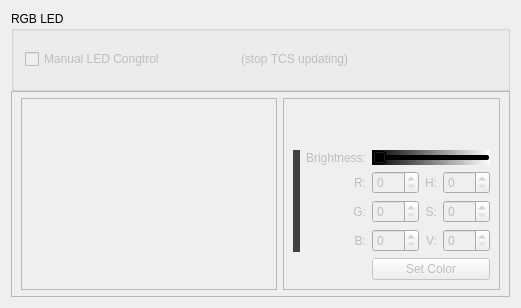
      <widget class="QWidget" name="tabLED">
       <attribute name="title">
        <string>LED</string>
       </attribute>
       <layout class="QVBoxLayout" name="verticalLayout_11">
        <property name="spacing">
         <number>0</number>
        </property>
        <item>
         <widget class="QGroupBox" name="groupBoxLED">
          <property name="sizePolicy">
           <sizepolicy hsizetype="Preferred" vsizetype="Fixed">
            <horstretch>0</horstretch>
            <verstretch>0</verstretch>
           </sizepolicy>
          </property>
          <property name="minimumSize">
           <size>
            <width>0</width>
            <height>80</height>
           </size>
          </property>
          <property name="maximumSize">
           <size>
            <width>16777215</width>
            <height>80</height>
           </size>
          </property>
          <property name="title">
           <string>RGB LED</string>
          </property>
          <widget class="QCheckBox" name="checkBoxLED_Control">
           <property name="enabled">
            <bool>false</bool>
           </property>
           <property name="geometry">
            <rect>
             <x>14</x>
             <y>28</y>
             <width>201</width>
             <height>40</height>
            </rect>
           </property>
           <property name="text">
            <string>Manual LED Congtrol</string>
           </property>
           <property name="iconSize">
            <size>
             <width>32</width>
             <height>32</height>
            </size>
           </property>
           <property name="checkable">
            <bool>false</bool>
           </property>
           <property name="tristate">
            <bool>true</bool>
           </property>
          </widget>
          <widget class="QLabel" name="label_12">
           <property name="enabled">
            <bool>false</bool>
           </property>
           <property name="geometry">
            <rect>
             <x>230</x>
             <y>30</y>
             <width>261</width>
             <height>36</height>
            </rect>
           </property>
           <property name="text">
            <string>(stop TCS updating)</string>
           </property>
          </widget>
         </widget>
        </item>
        <item>
         <widget class="QFrame" name="frameLED">
          <property name="enabled">
           <bool>false</bool>
          </property>
          <property name="styleSheet">
           <string notr="true"/>
          </property>
          <property name="frameShape">
           <enum>QFrame::StyledPanel</enum>
          </property>
          <property name="frameShadow">
           <enum>QFrame::Raised</enum>
          </property>
          <layout class="QHBoxLayout" name="horizontalLayout_9">
           <property name="topMargin">
            <number>6</number>
           </property>
           <property name="bottomMargin">
            <number>6</number>
           </property>
           <item>
            <widget class="QGraphicsView" name="graphicsView">
             <property name="sizePolicy">
              <sizepolicy hsizetype="Maximum" vsizetype="Expanding">
               <horstretch>0</horstretch>
               <verstretch>0</verstretch>
              </sizepolicy>
             </property>
            </widget>
           </item>
           <item>
            <widget class="QFrame" name="frameLEDSet">
             <property name="frameShape">
              <enum>QFrame::StyledPanel</enum>
             </property>
             <property name="frameShadow">
              <enum>QFrame::Raised</enum>
             </property>
             <layout class="QGridLayout" name="gridLayout_2">
              <item row="4" column="1">
               <widget class="QLabel" name="GreenLabel">
                <property name="enabled">
                 <bool>false</bool>
                </property>
                <property name="text">
                 <string>G:</string>
                </property>
                <property name="alignment">
                 <set>Qt::AlignRight|Qt::AlignTrailing|Qt::AlignVCenter</set>
                </property>
               </widget>
              </item>
              <item row="3" column="4">
               <widget class="QSpinBox" name="HueSpinBox">
                <property name="maximum">
                 <number>359</number>
                </property>
               </widget>
              </item>
              <item row="4" column="4">
               <widget class="QSpinBox" name="SatSpinBox">
                <property name="maximum">
                 <number>255</number>
                </property>
               </widget>
              </item>
              <item row="2" column="1">
               <widget class="QLabel" name="BrightnessLabel">
                <property name="enabled">
                 <bool>false</bool>
                </property>
                <property name="text">
                 <string>Brightness:</string>
                </property>
                <property name="alignment">
                 <set>Qt::AlignRight|Qt::AlignTrailing|Qt::AlignVCenter</set>
                </property>
               </widget>
              </item>
              <item row="5" column="3">
               <widget class="QLabel" name="ValLabel">
                <property name="enabled">
                 <bool>false</bool>
                </property>
                <property name="text">
                 <string>V:</string>
                </property>
                <property name="alignment">
                 <set>Qt::AlignRight|Qt::AlignTrailing|Qt::AlignVCenter</set>
                </property>
               </widget>
              </item>
              <item row="1" column="0" colspan="5">
               <widget class="Swatches" name="SwatchBox" native="true">
                <property name="sizePolicy">
                 <sizepolicy hsizetype="Preferred" vsizetype="Maximum">
                  <horstretch>0</horstretch>
                  <verstretch>0</verstretch>
                 </sizepolicy>
                </property>
                <property name="maximumSize">
                 <size>
                  <width>16777215</width>
                  <height>24</height>
                 </size>
                </property>
               </widget>
              </item>
              <item row="3" column="3">
               <widget class="QLabel" name="HueLabel">
                <property name="enabled">
                 <bool>false</bool>
                </property>
                <property name="text">
                 <string>H:</string>
                </property>
                <property name="alignment">
                 <set>Qt::AlignRight|Qt::AlignTrailing|Qt::AlignVCenter</set>
                </property>
               </widget>
              </item>
              <item row="4" column="3">
               <widget class="QLabel" name="SatLabel">
                <property name="enabled">
                 <bool>false</bool>
                </property>
                <property name="text">
                 <string>S:</string>
                </property>
                <property name="alignment">
                 <set>Qt::AlignRight|Qt::AlignTrailing|Qt::AlignVCenter</set>
                </property>
               </widget>
              </item>
              <item row="3" column="2">
               <widget class="QSpinBox" name="RedSpinBox">
                <property name="maximum">
                 <number>255</number>
                </property>
               </widget>
              </item>
              <item row="5" column="1">
               <widget class="QLabel" name="BlueLabel">
                <property name="enabled">
                 <bool>false</bool>
                </property>
                <property name="text">
                 <string>B:</string>
                </property>
                <property name="alignment">
                 <set>Qt::AlignRight|Qt::AlignTrailing|Qt::AlignVCenter</set>
                </property>
               </widget>
              </item>
              <item row="2" column="2" colspan="3">
               <widget class="QSlider" name="BrightnessSlider">
                <property name="styleSheet">
                 <string notr="true">QSlider {background-color: qlineargradient(spread:pad, x1:0, y1:0, x2:1, y2:0, stop:0 rgba(0, 0, 0, 255), stop:1 rgba(255, 255, 255, 255));}</string>
                </property>
                <property name="maximum">
                 <number>255</number>
                </property>
                <property name="orientation">
                 <enum>Qt::Horizontal</enum>
                </property>
               </widget>
              </item>
              <item row="2" column="0" rowspan="4">
               <widget class="QLabel" name="labelCurrentColor">
                <property name="sizePolicy">
                 <sizepolicy hsizetype="Preferred" vsizetype="Expanding">
                  <horstretch>0</horstretch>
                  <verstretch>0</verstretch>
                 </sizepolicy>
                </property>
                <property name="styleSheet">
                 <string notr="true">background-color:rgb(64, 64, 64);</string>
                </property>
                <property name="text">
                 <string/>
                </property>
               </widget>
              </item>
              <item row="3" column="1">
               <widget class="QLabel" name="RedLabel">
                <property name="enabled">
                 <bool>false</bool>
                </property>
                <property name="text">
                 <string>R:</string>
                </property>
                <property name="alignment">
                 <set>Qt::AlignRight|Qt::AlignTrailing|Qt::AlignVCenter</set>
                </property>
               </widget>
              </item>
              <item row="4" column="2">
               <widget class="QSpinBox" name="GreenSpinBox">
                <property name="maximum">
                 <number>255</number>
                </property>
               </widget>
              </item>
              <item row="0" column="0" colspan="5">
               <widget class="ColorWheel" name="ColorWheelBox" native="true">
                <property name="sizePolicy">
                 <sizepolicy hsizetype="Preferred" vsizetype="Preferred">
                  <horstretch>0</horstretch>
                  <verstretch>0</verstretch>
                 </sizepolicy>
                </property>
               </widget>
              </item>
              <item row="5" column="4">
               <widget class="QSpinBox" name="ValSpinBox">
                <property name="maximum">
                 <number>255</number>
                </property>
               </widget>
              </item>
              <item row="5" column="2">
               <widget class="QSpinBox" name="BlueSpinBox">
                <property name="maximum">
                 <number>255</number>
                </property>
               </widget>
              </item>
              <item row="6" column="2" colspan="3">
               <widget class="QPushButton" name="pushButtonSetColorLED">
                <property name="text">
                 <string>Set Color</string>
                </property>
               </widget>
              </item>
             </layout>
            </widget>
           </item>
          </layout>
         </widget>
        </item>
       </layout>
      </widget>
